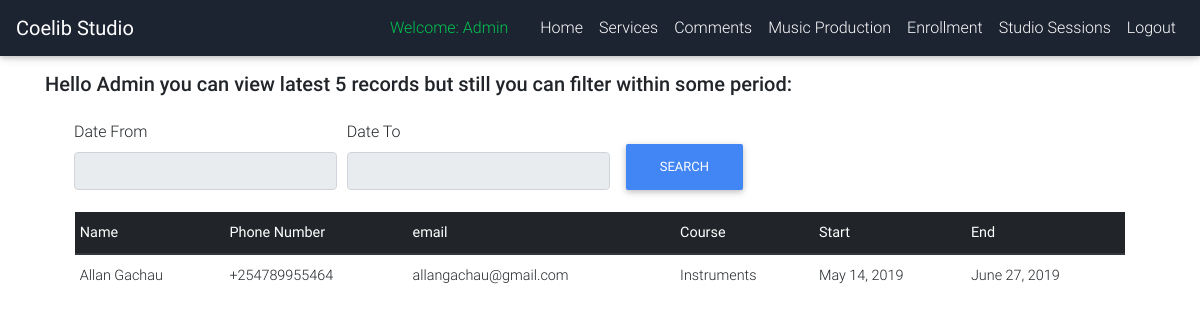
Screenshot of /music/classes/ (signed in) with the database file from the repository.
### services/models.py (models this page shows)
class Short_Course(models.Model):
    class Meta:
        verbose_name_plural = 'Enrollment For Short Courses'
    CHOICES = (('Music Production','Music Production'),('Instruments','Instruments'))
    full_name = models.CharField(max_length=100)
    phone_number = models.CharField(max_length=13)
    email = models.EmailField(max_length=100)
    course = models.CharField(max_length=20, choices=CHOICES, default='Music Production')
    start_date = models.DateField(auto_now=False)
    end_date = models.DateField(auto_now=False)

### newusers/views.py (the view, shortened to what this page needs)
# urls.py: path('music/classes/', views.enrolled_students, name="music_classes"),
def enrolled_students(request):
    sessions_from = request.GET.get('from')
    sessions_to = request.GET.get('to')
    if sessions_from == None or sessions_to == None:
        count_sessions = Short_Course.objects.all().count()
        students = Short_Course.objects.all().order_by('-start_date')[:5]
        if count_sessions < 1:
            messages.success(request, 'There are no students who have enrolled as per now')
        elif count_sessions > 5:
            messages.success(request, 'There are a total of '+ str(count_sessions)+' students but we are dispalying latest 5 who enrolled recently')
    context = {'students':students}
    return render(request, 'newusers/music_classes.html', context)

### newusers/templates/newusers/music_classes.html (shortened to what this page needs)
{% extends 'newusers/base.html' %}
{% block content %}
{% if user.is_authenticated %}
<br><br><br>
<div class="container">
    <h2 class="h5 gray-text text-left mb-4">Hello {{ user.username }}  you can view latest 5 records  but still you can filter within some period:</h2>
    <form method="GET" action="{% url 'music_classes'%}">
              <div class="form-row ml-4" style="margin-left:20px;">
                <div class="form-group col-md-3">
                  <label for="datefrom">Date From</label>
                  <input type="text" class="form-control" id="datefrom"  name="from" width="100" required readonly>
                </div>
                <div class="form-group col-md-3">
                  <label for="dateto">Date To</label>
                  <input type="text" class="form-control" id="dateto"  name="to" required readonly>
                </div>
                <div class="form-group col-md-3">
                    <input type="submit" class="btn btn-primary mt-4" id="btn"  value="Search" height="30">
                </div>
          </div>
    </form>
    <div class="container">
      {% if students %}
      <div class="container">
      <table class="table table-hover table-sm">
                <thead class="thead-dark">
                  <tr>
                    <th>Name</th>
                    <th>Phone Number</th>
                    <th>email</th>
                    <th>Course</th>
                    <th>Start</th>
                    <th>End</th>
                    </tr>
                </thead>
                  <tbody>
          {% for student in students %}
          <tr>
            <td>{{student.full_name}}</td>
            <td>{{student.phone_number}}</td>
            <td>{{student.email }}</td>
            <td>{{student.course }}</td>
            <td>{{student.start_date }}</td>
            <td>{{student.end_date}}</td>
          </tr>
          {% endfor %}
                </tbody>
              </table>
          </div>
      {% endif %}
    </div>
</div>
{%endif%}
{% endblock %}

### newusers/templates/newusers/base.html (shortened to what this page needs)
<!DOCTYPE html>
<html lang="en">
<head>
{% load static %}
    <link rel="stylesheet" href="https://use.fontawesome.com/releases/v5.7.0/css/all.css">
    <link rel="stylesheet" href="{% static 'bootstrap/MDB/css/bootstrap.min.css' %}" type="text/css">
    <link href="{% static 'bootstrap/MDB/css/mdb.min.css' %}" type="text/css" rel="stylesheet">
    <link rel="stylesheet" href="{% static 'css/style.css' %}">
    <link rel="stylesheet" href="{% static 'datepicker/css/jquery-ui.css'%}">
</head>
<body>
  <nav class="navbar navbar-expand-lg navbar-dark unique-color-dark fixed-top mb-5">
    {% if user.is_authenticated %}
    <a class="navbar-brand" href="{% url 'index'%} ">
      <strong>Coelib Studio</strong>
    </a>
    <div class="collapse navbar-collapse" id="navbarSupportedContent">
      <ul class="navbar-nav ml-auto">
        <li class="nav-item">
          <a class="nav-link disabled text-success mr-3" href="{% url 'index' %}"> Welcome: {{ user.username }}
          </a>
        </li>
        <li class="nav-item">
          <a class="nav-link" href="{% url 'producerpage' %}">Home
          </a>
        </li>
        <li class="nav-item">
          <a class="nav-link" href="{% url 'services' %} ">Services</a>
        </li>
        <li class="nav-item">
            <a class="nav-link" href="{% url 'read_comments' %}">Comments</a>
        </li>
        <li class="nav-item">
            <a class="nav-link" href="{% url 'music_session' %}">Music Production</a>
        </li>
        <li class="nav-item">
            <a class="nav-link" href="{% url 'music_classes' %}">Enrollment</a>
        </li>
        <li class="nav-item">
          <a class="nav-link" href="{% url 'studio_sessions' %}">Studio Sessions</a>
        </li>
        <li class="nav-item">
            <a class="nav-link" href="{% url 'logout' %}">Logout</a>
        </li>
      </ul>
{% endif %}
  </nav>
{% block content %}
{% endblock %}
</body>
</html>

### newusers/static/css/style.css (style rules this page uses)
body { background: #fff; padding:0; margin: 0; }
nav { margin-bottom: 47px; }
* { padding: 0; margin: 0; }

### newusers/templates/newusers/base.html (style rules this page uses)
html, body, header, .view { height: 100%; }

### rows the page displays
Short_Course: full_name "Allan Gachau", phone_number "+254789955464", email "allangachau@gmail.com", course "Instruments", start_date "May 14, 2019", end_date "June 27, 2019"

### other values shown
{{ user.username }} "Admin"
